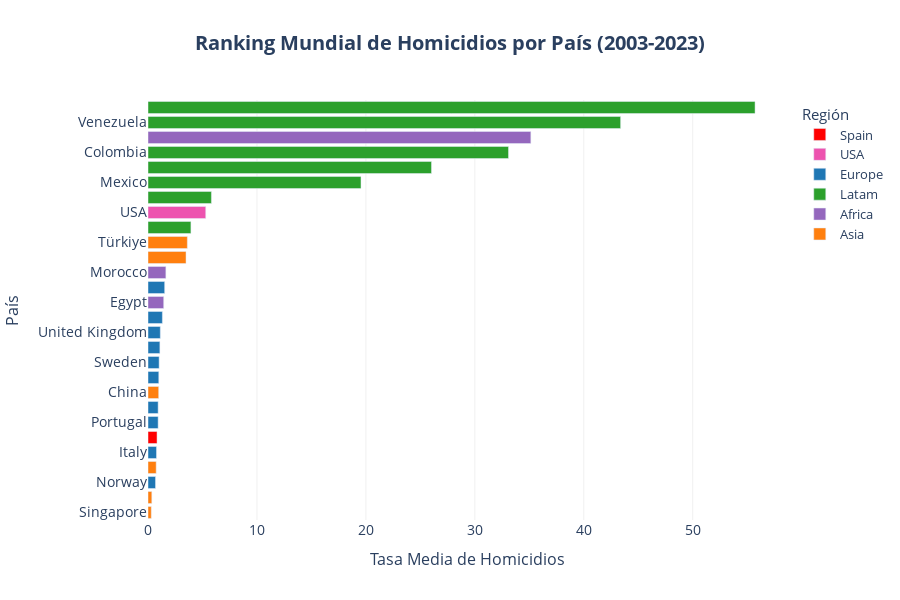
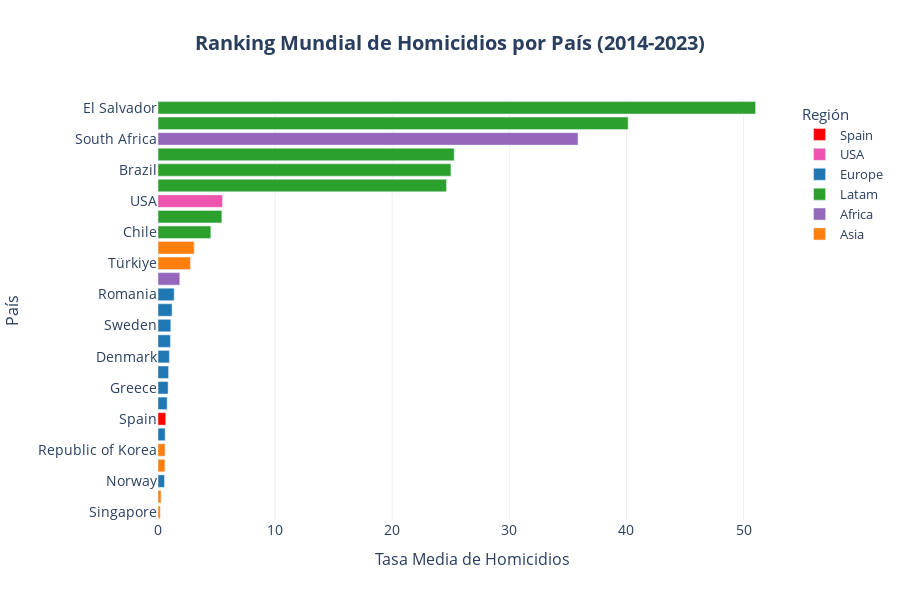
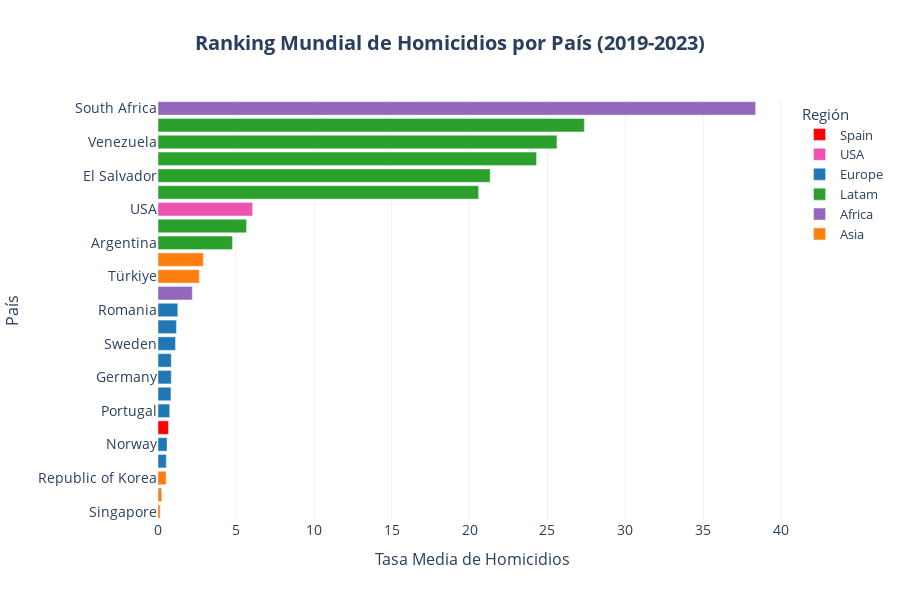

Notebook cell for these charts, in order:
### Markdown cell above
## Ranking

### Code cell
for initial_year in ranking_initial_years:

    barplot(
        df = df_ranking_country[initial_year], 
        x='mean_homicides_rate', 
        y='Country', 
        orientation='h', 
        color='Region_2', 
        color_discrete_map=COLOR_MAP, 
        category_orders=CATEGORY_ORDERS,
        hover_data=HOVER_DATA['ranking_country'], 
        labels=LABELS['ranking'],
        hovertemplate=HOVER_TEMPLATES['ranking'],
        title=f"Ranking Mundial de Homicidios por País ({initial_year}-2023)",
        plot_save_path=os.path.join(PROJECT_PATH, 'plots', f'{initial_year}_2023_' + PLOT_FILENAME['ranking_country']), 
        show=True
        )

### Figure 1 — Plotly figure (JSON) as saved in the notebook; plotly's stock layout.template omitted (floating-point values rounded to 4 significant figures)
{"data": [{"cliponaxis": false, "customdata": [["Spain"]], "hovertemplate": "<b style='font-size: 14px'>%{y}</b><br><br><b>Tasa Media de Homicidios:</b> %{x}<br><extra></extra>", "legendgroup": "Spain", "marker": {"color": "#FF0000", "pattern": {"shape": ""}}, "name": "Spain", "orientation": "h", "showlegend": true, "textangle": 0, "textfont": {"size": 12}, "textposition": "outside", "type": "bar", "x": [0.83], "xaxis": "x", "y": ["Spain"], "yaxis": "y"}, {"cliponaxis": false, "customdata": [["USA"]], "hovertemplate": "<b style='font-size: 14px'>%{y}</b><br><br><b>Tasa Media de Homicidios:</b> %{x}<br><extra></extra>", "legendgroup": "USA", "marker": {"color": "#ED53AF", "pattern": {"shape": ""}}, "name": "USA", "orientation": "h", "showlegend": true, "textangle": 0, "textfont": {"size": 12}, "textposition": "outside", "type": "bar", "x": [5.3], "xaxis": "x", "y": ["USA"], "yaxis": "y"}, {"cliponaxis": false, "customdata": [["Europe"], ["Europe"], ["Europe"], ["Europe"], ["Europe"], ["Europe"], ["Europe"], ["Europe"], ["Europe"], ["Europe"]], "hovertemplate": "<b style='font-size: 14px'>%{y}</b><br><br><b>Tasa Media de Homicidios:</b> %{x}<br><extra></extra>", "legendgroup": "Europe", "marker": {"color": "#1f77b4", "pattern": {"shape": ""}}, "name": "Europe", "orientation": "h", "showlegend": true, "textangle": 0, "textfont": {"size": 12}, "textposition": "outside", "type": "bar", "x": [0.69, 0.78, 0.93, 0.93, 0.99, 1.02, 1.09, 1.13, 1.32, 1.53], "xaxis": "x", "y": ["Norway", "Italy", "Portugal", "Denmark", "Germany", "Sweden", "Greece", "United Kingdom", "France", "Romania"], "yaxis": "y"}, {"cliponaxis": false, "customdata": [["Latam"], ["Latam"], ["Latam"], ["Latam"], ["Latam"], ["Latam"], ["Latam"]], "hovertemplate": "<b style='font-size: 14px'>%{y}</b><br><br><b>Tasa Media de Homicidios:</b> %{x}<br><extra></extra>", "legendgroup": "Latam", "marker": {"color": "#2ca02c", "pattern": {"shape": ""}}, "name": "Latam", "orientation": "h", "showlegend": true, "textangle": 0, "textfont": {"size": 12}, "textposition": "outside", "type": "bar", "x": [3.94, 5.82, 19.55, 26.02, 33.09, 43.38, 55.72], "xaxis": "x", "y": ["Chile", "Argentina", "Mexico", "Brazil", "Colombia", "Venezuela", "El Salvador"], "yaxis": "y"}, {"cliponaxis": false, "customdata": [["Africa"], ["Africa"], ["Africa"]], "hovertemplate": "<b style='font-size: 14px'>%{y}</b><br><br><b>Tasa Media de Homicidios:</b> %{x}<br><extra></extra>", "legendgroup": "Africa", "marker": {"color": "#9467bd", "pattern": {"shape": ""}}, "name": "Africa", "orientation": "h", "showlegend": true, "textangle": 0, "textfont": {"size": 12}, "textposition": "outside", "type": "bar", "x": [1.44, 1.64, 35.14], "xaxis": "x", "y": ["Egypt", "Morocco", "South Africa"], "yaxis": "y"}, {"cliponaxis": false, "customdata": [["Asia"], ["Asia"], ["Asia"], ["Asia"], ["Asia"], ["Asia"]], "hovertemplate": "<b style='font-size: 14px'>%{y}</b><br><br><b>Tasa Media de Homicidios:</b> %{x}<br><extra></extra>", "legendgroup": "Asia", "marker": {"color": "#ff7f0e", "pattern": {"shape": ""}}, "name": "Asia", "orientation": "h", "showlegend": true, "textangle": 0, "textfont": {"size": 12}, "textposition": "outside", "type": "bar", "x": [0.3, 0.35, 0.75, 0.98, 3.49, 3.61], "xaxis": "x", "y": ["Singapore", "Japan", "Republic of Korea", "China", "India", "Türkiye"], "yaxis": "y"}], "layout": {"barmode": "relative", "height": 600, "legend": {"font": {"size": 13}, "title": {"font": {"size": 15}, "text": "Región"}, "tracegroupgap": 0}, "plot_bgcolor": "white", "showlegend": true, "title": {"font": {"size": 20}, "text": "<b>Ranking Mundial de Homicidios por País (2003-2023)</b>", "x": 0.5, "xanchor": "center"}, "xaxis": {"anchor": "y", "domain": [0, 1], "gridcolor": "#f0f0f0", "showgrid": true, "tickfont": {"size": 14}, "title": {"font": {"size": 16}, "text": "Tasa Media de Homicidios"}}, "yaxis": {"anchor": "x", "categoryorder": "total ascending", "domain": [0, 1], "showgrid": false, "tickfont": {"size": 14}, "title": {"font": {"size": 16}, "text": "País"}}}}

### Figure 2 — Plotly figure (JSON) as saved in the notebook; plotly's stock layout.template omitted (floating-point values rounded to 4 significant figures)
{"data": [{"cliponaxis": false, "customdata": [["Spain"]], "hovertemplate": "<b style='font-size: 14px'>%{y}</b><br><br><b>Tasa Media de Homicidios:</b> %{x}<br><extra></extra>", "legendgroup": "Spain", "marker": {"color": "#FF0000", "pattern": {"shape": ""}}, "name": "Spain", "orientation": "h", "showlegend": true, "textangle": 0, "textfont": {"size": 12}, "textposition": "outside", "type": "bar", "x": [0.66], "xaxis": "x", "y": ["Spain"], "yaxis": "y"}, {"cliponaxis": false, "customdata": [["USA"]], "hovertemplate": "<b style='font-size: 14px'>%{y}</b><br><br><b>Tasa Media de Homicidios:</b> %{x}<br><extra></extra>", "legendgroup": "USA", "marker": {"color": "#ED53AF", "pattern": {"shape": ""}}, "name": "USA", "orientation": "h", "showlegend": true, "textangle": 0, "textfont": {"size": 12}, "textposition": "outside", "type": "bar", "x": [5.5], "xaxis": "x", "y": ["USA"], "yaxis": "y"}, {"cliponaxis": false, "customdata": [["Europe"], ["Europe"], ["Europe"], ["Europe"], ["Europe"], ["Europe"], ["Europe"], ["Europe"], ["Europe"], ["Europe"]], "hovertemplate": "<b style='font-size: 14px'>%{y}</b><br><br><b>Tasa Media de Homicidios:</b> %{x}<br><extra></extra>", "legendgroup": "Europe", "marker": {"color": "#1f77b4", "pattern": {"shape": ""}}, "name": "Europe", "orientation": "h", "showlegend": true, "textangle": 0, "textfont": {"size": 12}, "textposition": "outside", "type": "bar", "x": [0.55, 0.61, 0.78, 0.86, 0.9, 0.97, 1.06, 1.09, 1.2, 1.38], "xaxis": "x", "y": ["Norway", "Italy", "Portugal", "Greece", "Germany", "Denmark", "United Kingdom", "Sweden", "France", "Romania"], "yaxis": "y"}, {"cliponaxis": false, "customdata": [["Latam"], ["Latam"], ["Latam"], ["Latam"], ["Latam"], ["Latam"], ["Latam"]], "hovertemplate": "<b style='font-size: 14px'>%{y}</b><br><br><b>Tasa Media de Homicidios:</b> %{x}<br><extra></extra>", "legendgroup": "Latam", "marker": {"color": "#2ca02c", "pattern": {"shape": ""}}, "name": "Latam", "orientation": "h", "showlegend": true, "textangle": 0, "textfont": {"size": 12}, "textposition": "outside", "type": "bar", "x": [4.51, 5.45, 24.63, 25.01, 25.29, 40.14, 51.02], "xaxis": "x", "y": ["Chile", "Argentina", "Mexico", "Brazil", "Colombia", "Venezuela", "El Salvador"], "yaxis": "y"}, {"cliponaxis": false, "customdata": [["Africa"], ["Africa"]], "hovertemplate": "<b style='font-size: 14px'>%{y}</b><br><br><b>Tasa Media de Homicidios:</b> %{x}<br><extra></extra>", "legendgroup": "Africa", "marker": {"color": "#9467bd", "pattern": {"shape": ""}}, "name": "Africa", "orientation": "h", "showlegend": true, "textangle": 0, "textfont": {"size": 12}, "textposition": "outside", "type": "bar", "x": [1.86, 35.86], "xaxis": "x", "y": ["Morocco", "South Africa"], "yaxis": "y"}, {"cliponaxis": false, "customdata": [["Asia"], ["Asia"], ["Asia"], ["Asia"], ["Asia"], ["Asia"]], "hovertemplate": "<b style='font-size: 14px'>%{y}</b><br><br><b>Tasa Media de Homicidios:</b> %{x}<br><extra></extra>", "legendgroup": "Asia", "marker": {"color": "#ff7f0e", "pattern": {"shape": ""}}, "name": "Asia", "orientation": "h", "showlegend": true, "textangle": 0, "textfont": {"size": 12}, "textposition": "outside", "type": "bar", "x": [0.19, 0.26, 0.59, 0.6, 2.77, 3.09], "xaxis": "x", "y": ["Singapore", "Japan", "China", "Republic of Korea", "Türkiye", "India"], "yaxis": "y"}], "layout": {"barmode": "relative", "height": 600, "legend": {"font": {"size": 13}, "title": {"font": {"size": 15}, "text": "Región"}, "tracegroupgap": 0}, "plot_bgcolor": "white", "showlegend": true, "title": {"font": {"size": 20}, "text": "<b>Ranking Mundial de Homicidios por País (2014-2023)</b>", "x": 0.5, "xanchor": "center"}, "xaxis": {"anchor": "y", "domain": [0, 1], "gridcolor": "#f0f0f0", "showgrid": true, "tickfont": {"size": 14}, "title": {"font": {"size": 16}, "text": "Tasa Media de Homicidios"}}, "yaxis": {"anchor": "x", "categoryorder": "total ascending", "domain": [0, 1], "showgrid": false, "tickfont": {"size": 14}, "title": {"font": {"size": 16}, "text": "País"}}}}

### Figure 3 — Plotly figure (JSON) as saved in the notebook; plotly's stock layout.template omitted (floating-point values rounded to 4 significant figures)
{"data": [{"cliponaxis": false, "customdata": [["Spain"]], "hovertemplate": "<b style='font-size: 14px'>%{y}</b><br><br><b>Tasa Media de Homicidios:</b> %{x}<br><extra></extra>", "legendgroup": "Spain", "marker": {"color": "#FF0000", "pattern": {"shape": ""}}, "name": "Spain", "orientation": "h", "showlegend": true, "textangle": 0, "textfont": {"size": 12}, "textposition": "outside", "type": "bar", "x": [0.67], "xaxis": "x", "y": ["Spain"], "yaxis": "y"}, {"cliponaxis": false, "customdata": [["USA"]], "hovertemplate": "<b style='font-size: 14px'>%{y}</b><br><br><b>Tasa Media de Homicidios:</b> %{x}<br><extra></extra>", "legendgroup": "USA", "marker": {"color": "#ED53AF", "pattern": {"shape": ""}}, "name": "USA", "orientation": "h", "showlegend": true, "textangle": 0, "textfont": {"size": 12}, "textposition": "outside", "type": "bar", "x": [6.07], "xaxis": "x", "y": ["USA"], "yaxis": "y"}, {"cliponaxis": false, "customdata": [["Europe"], ["Europe"], ["Europe"], ["Europe"], ["Europe"], ["Europe"], ["Europe"], ["Europe"], ["Europe"]], "hovertemplate": "<b style='font-size: 14px'>%{y}</b><br><br><b>Tasa Media de Homicidios:</b> %{x}<br><extra></extra>", "legendgroup": "Europe", "marker": {"color": "#1f77b4", "pattern": {"shape": ""}}, "name": "Europe", "orientation": "h", "showlegend": true, "textangle": 0, "textfont": {"size": 12}, "textposition": "outside", "type": "bar", "x": [0.53, 0.58, 0.75, 0.83, 0.85, 0.85, 1.12, 1.18, 1.27], "xaxis": "x", "y": ["Italy", "Norway", "Portugal", "Denmark", "Germany", "Greece", "Sweden", "France", "Romania"], "yaxis": "y"}, {"cliponaxis": false, "customdata": [["Latam"], ["Latam"], ["Latam"], ["Latam"], ["Latam"], ["Latam"], ["Latam"]], "hovertemplate": "<b style='font-size: 14px'>%{y}</b><br><br><b>Tasa Media de Homicidios:</b> %{x}<br><extra></extra>", "legendgroup": "Latam", "marker": {"color": "#2ca02c", "pattern": {"shape": ""}}, "name": "Latam", "orientation": "h", "showlegend": true, "textangle": 0, "textfont": {"size": 12}, "textposition": "outside", "type": "bar", "x": [4.78, 5.68, 20.58, 21.32, 24.3, 25.61, 27.37], "xaxis": "x", "y": ["Argentina", "Chile", "Brazil", "El Salvador", "Colombia", "Venezuela", "Mexico"], "yaxis": "y"}, {"cliponaxis": false, "customdata": [["Africa"], ["Africa"]], "hovertemplate": "<b style='font-size: 14px'>%{y}</b><br><br><b>Tasa Media de Homicidios:</b> %{x}<br><extra></extra>", "legendgroup": "Africa", "marker": {"color": "#9467bd", "pattern": {"shape": ""}}, "name": "Africa", "orientation": "h", "showlegend": true, "textangle": 0, "textfont": {"size": 12}, "textposition": "outside", "type": "bar", "x": [2.2, 38.36], "xaxis": "x", "y": ["Morocco", "South Africa"], "yaxis": "y"}, {"cliponaxis": false, "customdata": [["Asia"], ["Asia"], ["Asia"], ["Asia"], ["Asia"]], "hovertemplate": "<b style='font-size: 14px'>%{y}</b><br><br><b>Tasa Media de Homicidios:</b> %{x}<br><extra></extra>", "legendgroup": "Asia", "marker": {"color": "#ff7f0e", "pattern": {"shape": ""}}, "name": "Asia", "orientation": "h", "showlegend": true, "textangle": 0, "textfont": {"size": 12}, "textposition": "outside", "type": "bar", "x": [0.14, 0.24, 0.52, 2.65, 2.91], "xaxis": "x", "y": ["Singapore", "Japan", "Republic of Korea", "Türkiye", "India"], "yaxis": "y"}], "layout": {"barmode": "relative", "height": 600, "legend": {"font": {"size": 13}, "title": {"font": {"size": 15}, "text": "Región"}, "tracegroupgap": 0}, "plot_bgcolor": "white", "showlegend": true, "title": {"font": {"size": 20}, "text": "<b>Ranking Mundial de Homicidios por País (2019-2023)</b>", "x": 0.5, "xanchor": "center"}, "xaxis": {"anchor": "y", "domain": [0, 1], "gridcolor": "#f0f0f0", "showgrid": true, "tickfont": {"size": 14}, "title": {"font": {"size": 16}, "text": "Tasa Media de Homicidios"}}, "yaxis": {"anchor": "x", "categoryorder": "total ascending", "domain": [0, 1], "showgrid": false, "tickfont": {"size": 14}, "title": {"font": {"size": 16}, "text": "País"}}}}
